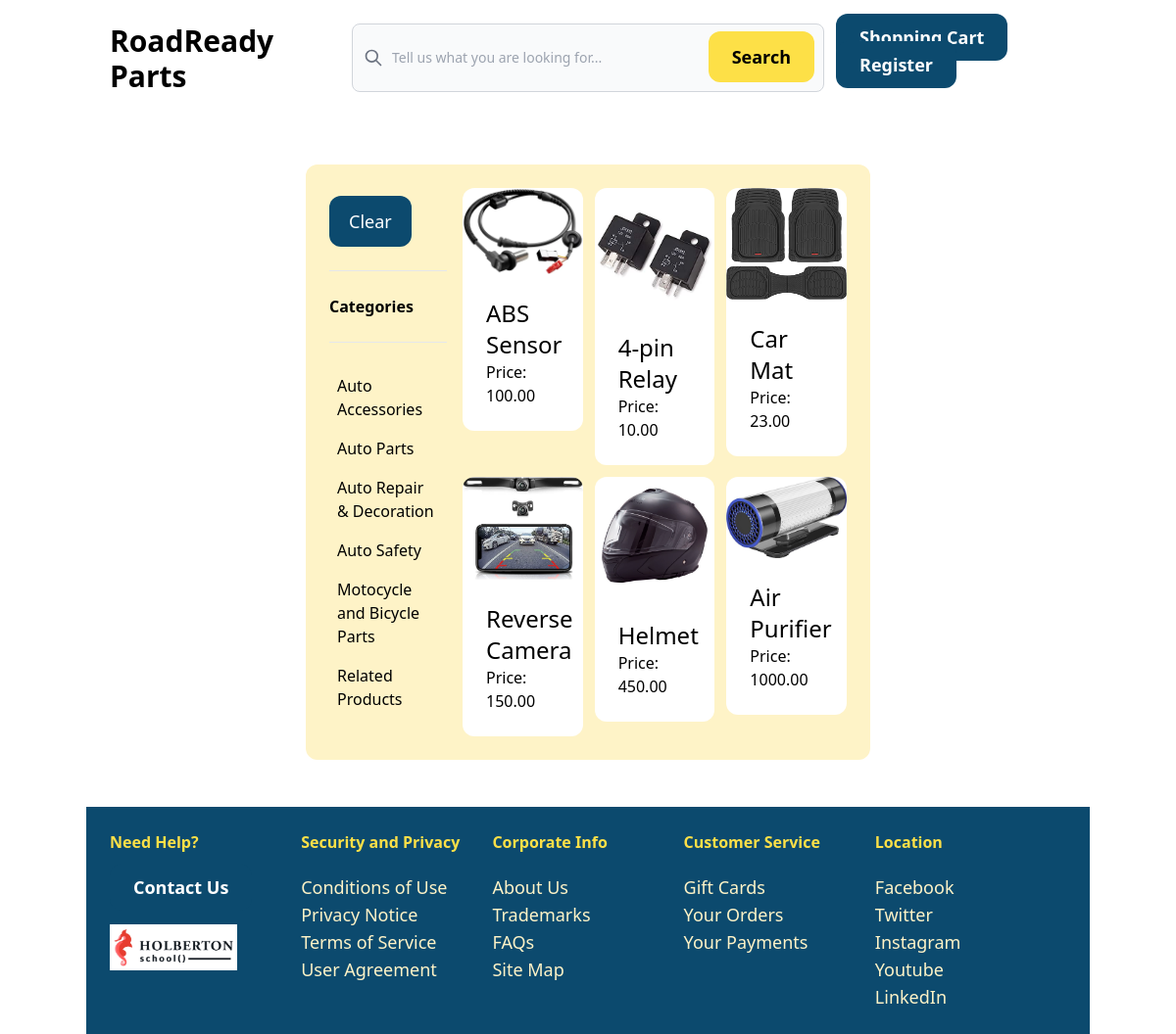
The app's page /items/ with its own data.
### item/models.py (models this page shows, shortened)
class Category(models.Model):
    name = models.CharField(max_length=255)
    class Meta:
        ordering = ('name',)
        verbose_name_plural = 'Categories'

class Item(models.Model):
    category = models.ForeignKey(Category, related_name='items', on_delete=models.CASCADE)
    name = models.CharField(max_length=255)
    description = models.TextField(blank=True)
    price = models.DecimalField(max_digits=6, decimal_places=2)
    image = models.ImageField(upload_to='items', blank=True, null=True)
    is_sold = models.BooleanField(default=False)
    created_by = models.ForeignKey('auth.User', related_name='items', on_delete=models.CASCADE)
    created_at = models.DateTimeField(auto_now_add=True)

### item/views.py (the view)
# urls.py: path('', views.items, name='items'),
def items(request):
    query = request.GET.get('query', '')
    category_id = request.GET.get('category', 0)
    categories = Category.objects.all()
    items = Item.objects.filter(is_sold=False)
    if category_id:
        items = items.filter(category__id=category_id)
    if query:
        items = items.filter(Q(name__icontains=query) | Q(description__icontains=query))
    return render(request, 'item/items.html', {
        'items': items,
        'query': query,
        'categories': categories,
        'category_id': int(category_id)
    })

### item/templates/item/items.html (shortened to what this page needs)
{% extends 'core/base.html' %}
{% block content %}
    <div class="pb-6 grid grid-cols-4 gap-4 w-1/2 my-6 mx-auto p-6 bg-amber-100 rounded-xl">
        <div class="col-span-1">
            <a href="{% url 'item:items' %}" class="mt-2 py-3 px-5 inline-block text-lg bg-sky-900 text-white rounded-xl hover:bg-yellow-300 hover:text-black">Clear</a>
            <hr class="my-6">
            <p class="font-semibold">Categories</p>
            <hr class="my-6">
            <ul>
                {% for category in categories %}
                    <li class="py-2 px-2 rounded-xl {% if category.id == category_id %} bg-sky-900 text-white {% endif %}">
                        <a href="{% url 'item:items' %}?query={{ query }}&category={{ category.id }}">{{ category.name }}</a>
                    </li>
                {% endfor %}
            </ul>
        </div>
        <div class="col-span-3">
            <div class="grid grid-cols-3 gap-3">
                {% for item in items %}
                <div>
                    <a href="{% url 'item:detail' item.id %}">
                        <div>
                            <img src="{{ item.image.url }}" class="rounded-t-xl">
                        </div>
                        <div class="p-6 bg-white rounded-b-xl">
                            <h2 class="text-2xl">{{ item.name }}</h2>
                            <p>Price: {{ item.price }}</p>
                        </div>
                    </a>
                </div>
                {% endfor %}
            </div>
        </div>
    </div>
{% endblock %}

### core/templates/core/base.html (shortened to what this page needs)
<!DOCTYPE html>
{% load static %}
<html>
    <head>
        <script src="https://cdn.tailwindcss.com"></script>
    </head>
    <body>
        <header class="mx-auto container grid grid-cols-4 py-6 px-6 gap-3 flex">
            <div>
                <a href="{% url 'core:index' %}" class="text-3xl font-semibold">RoadReady Parts</a>
            </div>
            <div class="col-span-2">
                <form>
                    <div class="relative">
                        <div class="absolute inset-y-0 left-0 flex items-center pl-3 pointer-events-none">
                        </div>
                        <input type="search" id="search" class="block w-full p-6 pl-10 text-sm text-gray-900 border border-gray-300 rounded-lg bg-gray-50 " placeholder="Tell us what you are looking for..." required>
                        <a href="{% url 'item:items' %}" class="px-6 py-3 text-lg text-black font-semibold rounded-xl bg-yellow-300 absolute right-2.5 bottom-2.5">Search</a>
                    </div>
                </form>
            </div>
            <div class="relative">
                <a href="{% url 'core:shoppingcart' %}" class="px-6 py-3 text-lg text-white font-semibold rounded-xl bg-sky-900 hover:bg-yellow-300 hover:text-black">Shopping Cart</a>
                {% if request.user.is_authenticated %}
                    <a href="{% url 'core:logout' %}" class="px-6 py-3 text-lg font-semibold bg-sky-900 text-white rounded-xl hover:bg-yellow-300 hover:text-black">Logout</a>
                {% else %}
                    <a href="{% url 'core:signup' %}" class="px-6 py-3 text-lg font-semibold bg-sky-900 text-white rounded-xl hover:bg-yellow-300 hover:text-black">Register</a>
                {% endif %}
            </div>
        </header>
        <div class="px-6 py-6">
            {% block content %}{% endblock %}
        </div>
        <footer class="mx-auto container py-6 px-6 flex justify-between bg-sky-900">
            <div class="w-1/5 align-content:center" >
                <h3 class="mb-5 font-semibold text-yellow-300">Need Help?</h3>
                <a href="{% url 'core:contact' %}" class="px-6 py-3 text-lg font-semibold bg-sky-900 text-white rounded-xl hover:bg-yellow-300 hover:text-black">Contact Us</a>
                <br><br>
                <img class="w-2/3" src="{% static 'img/holberton-logo.webp' %}" alt="holberton-logo">
            </div>
            <div class="w-1/5">
                <h3 class="mb-5 font-semibold text-yellow-300">Security and Privacy</h3>
                <ul class="space-7-2">
                    <li><a href="{% url 'core:condition' %}" class="text-lg text-amber-100">Conditions of Use</a></li>
                    <li><a href="{% url 'core:privacy' %}" class="text-lg text-amber-100">Privacy Notice</a></li>
                    <li><a href="{% url 'core:serviceterms' %}" class="text-lg text-amber-100">Terms of Service</a></li>
                    <li><a href="{% url 'core:eula' %}" class="text-lg text-amber-100">User Agreement</a></li>
                </ul>
            </div>
            <div class="w-1/5">
                <h3 class="mb-5 font-semibold text-yellow-300">Corporate Info</h3>
                <ul class="space-7-2">
                    <li><a href="{% url 'core:aboutus' %}" class="text-lg text-amber-100">About Us</a></li>
                    <li><a href="{% url 'core:aboutus' %}" class="text-lg text-amber-100">Trademarks</a></li>
                    <li><a href="{% url 'core:aboutus' %}" class="text-lg text-amber-100">FAQs</a></li>
                    <li><a href="{% url 'core:aboutus' %}" class="text-lg text-amber-100">Site Map</a></li>
                </ul>
            </div>
            <div class="w-1/5">
                <h3 class="mb-5 font-semibold text-yellow-300">Customer Service</h3>
                <ul class="space-7-2">
                    <li><a href="#" class="text-lg text-amber-100">Gift Cards</a></li>
                    <li><a href="#" class="text-lg text-amber-100">Your Orders</a></li>
                    <li><a href="#" class="text-lg text-amber-100">Your Payments</a></li>
                </ul>
            </div>
            <div class="w-1/5">
                <h3 class="mb-5 font-semibold text-yellow-300">Location</h3>
                <ul class="space-7-2">
                    <li><a href="https://www.facebook.com" class="text-lg text-amber-100">Facebook</a></li>
                    <li><a href="https://twitter.com" class="text-lg text-amber-100">Twitter</a></li>
                    <li><a href="https://www.instagram.com" class="text-lg text-amber-100">Instagram</a></li>
                    <li><a href="https://www.youtube.com" class="text-lg text-amber-100">Youtube</a></li>
                    <li><a href="https://www.linkedin.com" class="text-lg text-amber-100">LinkedIn</a></li>
                </ul>
            </div>
        </footer>
    </body>
</html>

### records on screen
Category: name "Auto Accessories"
Category: name "Auto Parts"
Category: name "Auto Repair & Decoration"
Category: name "Auto Safety"
Category: name "Motocycle and Bicycle Parts"
Category: name "Related Products"
Item: image (picture), name "ABS Sensor", price "100.00"
Item: image (picture), name "4-pin Relay", price "10.00"
Item: image (picture), name "Car Mat", price "23.00"
Item: image (picture), name "Reverse Camera", price "150.00"
Item: image (picture), name "Helmet", price "450.00"
Item: image (picture), name "Air Purifier", price "1000.00"
